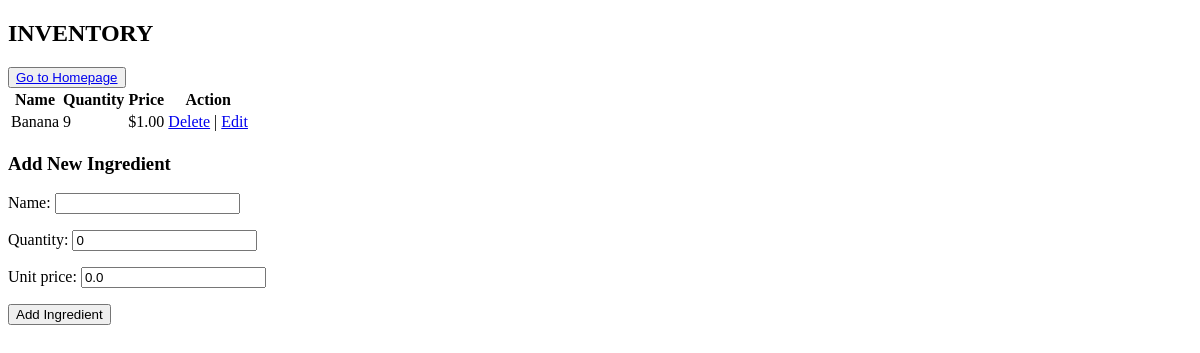
The app's page /inventory/, older data.
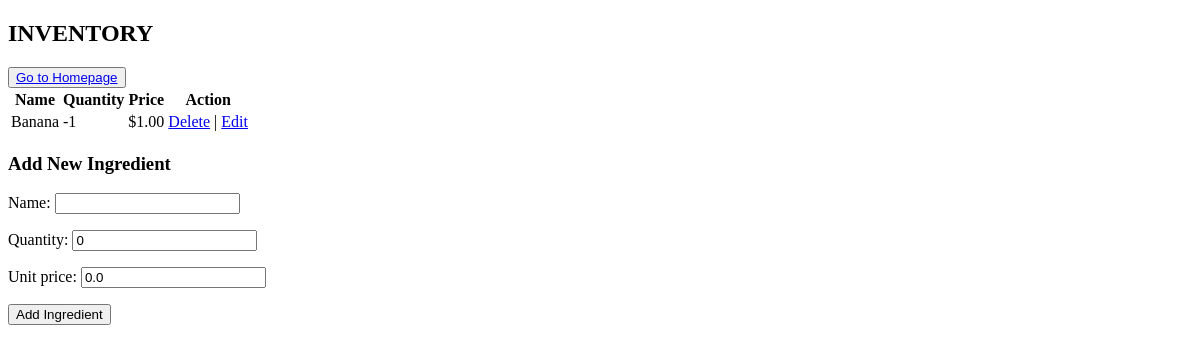
The same page, newer data.
### main/models.py (models this page shows, shortened)
class Ingredient(models.Model):
    name = models.CharField(max_length=100)
    price = models.DecimalField(max_digits=10, decimal_places=2, default=0.00)  # Добавляем поле price
    available_quantity = models.IntegerField(default=0)
    quantity = models.IntegerField(default=0)
    unit_price = models.DecimalField(max_digits=10, decimal_places=2, default=0.00)

### main/views.py (the view)
# urls.py: path('inventory/', views.inventory, name='inventory'),
def inventory(request):
    if request.method == 'POST':
        form = IngredientForm(request.POST)
        if form.is_valid():
            name = form.cleaned_data['name']
            quantity = form.cleaned_data['quantity']
            price = form.cleaned_data['unit_price']
            ingredient, created = Ingredient.objects.get_or_create(name=name, defaults={'quantity': quantity, 'price': price})
            if not created:
                ingredient.quantity += quantity
                ingredient.price = price
                ingredient.save()
            return redirect('inventory')
    else:
        form = IngredientForm()
    ingredients = Ingredient.objects.all()
    context = {
        'ingredients': ingredients,
        'form': form,
    }
    return render(request, 'main/inventory.html', context)

### main/forms.py
class IngredientForm(forms.ModelForm):
    class Meta:
        model = Ingredient
        fields = ['name', 'quantity', 'unit_price']

### main/templates/main/inventory.html (shortened to what this page needs)
{% extends 'main/base.html' %}
{% block content %}
    <h2>INVENTORY</h2>
    <button type="submit"><a href="{% url 'index' %}">Go to Homepage</a></button>
    <table>
        <thead>
            <tr>
                <th>Name</th>
                <th>Quantity</th>
                <th>Price</th>
                <th>Action</th>
            </tr>
        </thead>
        <tbody>
            {% for ingredient in ingredients %}
                <tr>
                    <td>{{ ingredient.name }}</td>
                    <td>{{ ingredient.quantity }}</td>
                    <td>${{ ingredient.price }}</td>
                    <td>
                        <a href="{% url 'delete_ingredient' ingredient.id %}">Delete</a> |
                        <a href="{% url 'edit_ingredient' ingredient.id %}">Edit</a>
                    </td>
                </tr>
            {% endfor %}
        </tbody>
    </table>
    <h3>Add New Ingredient</h3>
    <form method="post">
        {{ form.as_p }}
        <button type="submit">Add Ingredient</button>
    </form>
{% endblock %}

Row changes from the older to the newer data that the page shows:
changed Ingredient "Banana": quantity "9" → "-1"
